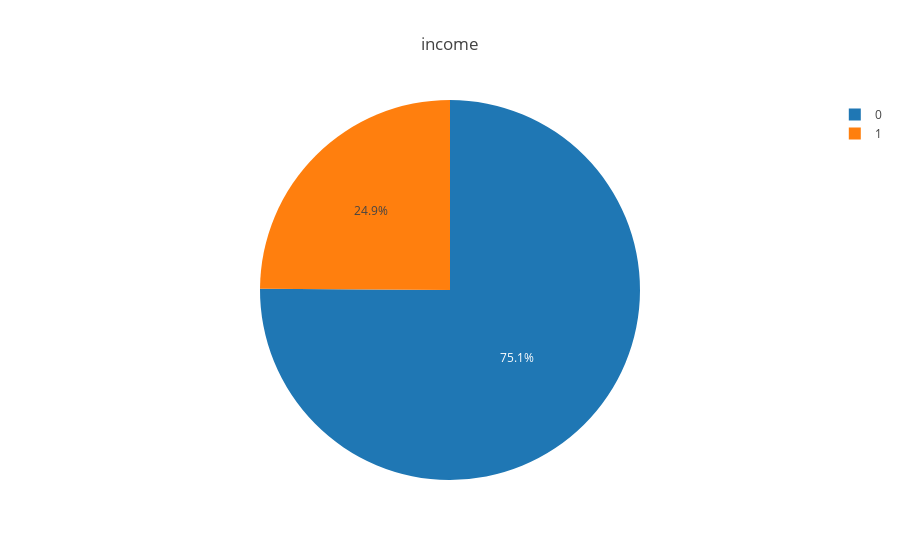

Write notebook code for a chart like this one.
### Markdown cell above
# 8. Visualización de datos
La capacidad de analizar grandes cantidades de datos y obtener información útil tiene poco valor si los únicos que pueden interpretar los resultados son los analistas.
La etapa de visualización de datos se dedica a utilizar técnicas y herramientas de visualización de datos para comunicar gráficamente los resultados del análisis con vistas a una interpretación eficaz por parte de los usuarios empresariales.

### Code cell
# Creamos un gráfico de pastel para visualizar la proporción de personas cuyos ingresos son superiores a 50k
churn_plot = df2['income'].value_counts().reset_index()
churn_plot.columns = ['income?',"Number_of_customers"]
px.pie(churn_plot,values ="Number_of_customers",names='income?',title='income',template='none')

### Figure 1 — Plotly figure (JSON) as saved in the notebook; plotly's stock layout.template omitted (floating-point values rounded to 4 significant figures)
{"data": [{"domain": {"x": [0, 1], "y": [0, 1]}, "hovertemplate": "income?=%{label}<br>Number_of_customers=%{value}<extra></extra>", "labels": [0, 1], "legendgroup": "", "name": "", "showlegend": true, "type": "pie", "values": [22654, 7508]}], "layout": {"legend": {"tracegroupgap": 0}, "title": {"text": "income"}}}
